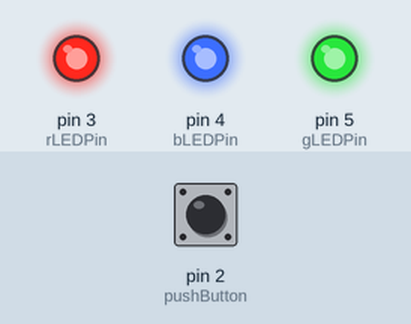
A sketch run on a simulated Arduino Uno, built with avr-gcc and run on an emulated ATmega328P. Shown: output pins drawn as LEDs (lit = HIGH). Dashed ring = blinking. The inputs (shaded band) are chosen by the test bench; at power-on: pin 2 (pushButton) HIGH.

Above: at 1.2 s.
1.3 s: pin 2 (pushButton) pulled LOW for 0.15 s
At 2.7 s:
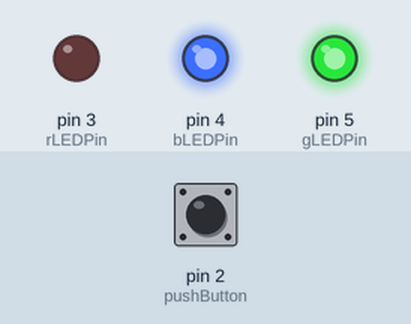
3.1 s: pin 2 (pushButton) pulled LOW for 1 s
At 4.6 s:
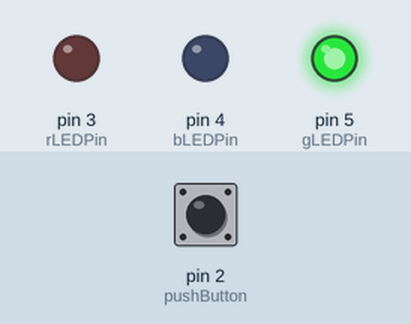
6.1 s: pin 2 (pushButton) pulled LOW for 0.15 s
At 7.6 s:
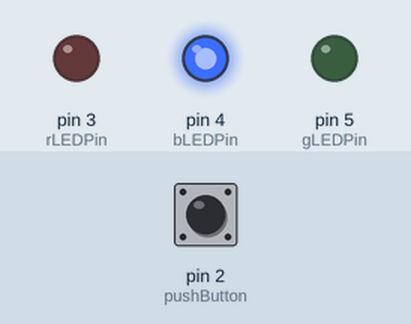
7.9 s: pin 2 (pushButton) pulled LOW for 0.15 s
At 8.9 s:
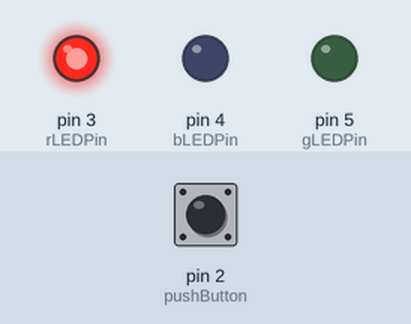
9.7 s: pin 2 (pushButton) pulled LOW for 3.2 s
At 9.92 s:
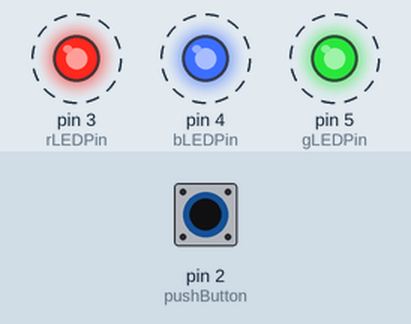
14.4 s: pin 2 (pushButton) pulled LOW for 1 s
At 16.8 s:
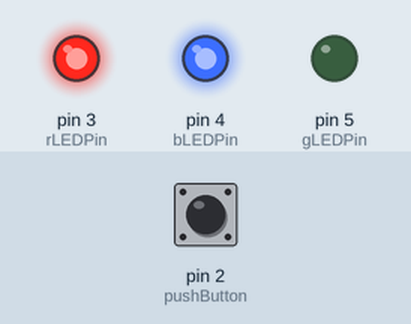
Timing chart, 0 to 18.3 s (numbered marks = the images above; inputs shaded):
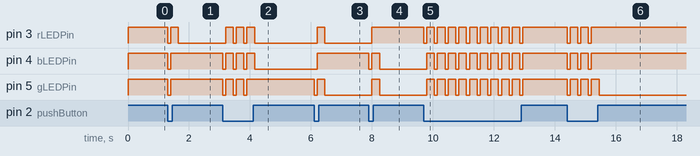

Measured:
- after the input at 1.3 s, pin 3 (rLEDPin): HIGH → LOW at once, → HIGH 0.10 s later, → LOW 0.25 s later; pin 4 (bLEDPin), pin 5 (gLEDPin): HIGH → LOW at once, → HIGH 0.10 s later
- after the input at 3.1 s, pin 3 (rLEDPin): alternates HIGH for 0.25 s and LOW for 0.10 s, 6 changes in all, then stays LOW, starting after 0.10 s; pin 4 (bLEDPin): alternates HIGH for 0.25 s and LOW for 0.10 s, 7 changes in all, then stays LOW, starting at once
- after the input at 6.1 s, pin 3 (rLEDPin): LOW → HIGH after 0.10 s, → LOW 0.25 s later; pin 4 (bLEDPin): LOW → HIGH after 0.10 s; pin 5 (gLEDPin): HIGH → LOW at once, → HIGH 0.10 s later, → LOW 0.25 s later
- after the input at 7.9 s, pin 3 (rLEDPin): LOW → HIGH after 0.10 s; pin 4 (bLEDPin): HIGH → LOW at once, → HIGH 0.10 s later, → LOW 0.25 s later; pin 5 (gLEDPin): LOW → HIGH after 0.10 s, → LOW 0.25 s later
- after the input at 9.7 s, pin 3 (rLEDPin): alternates HIGH for 0.25 s and LOW for 0.10 s, 20 changes in all, then stays HIGH, starting at once; pin 4 (bLEDPin), pin 5 (gLEDPin): alternates HIGH for 0.25 s and LOW for 0.10 s, 19 changes in all, then stays HIGH, starting after 0.10 s
- after the input at 14.4 s, pin 3 (rLEDPin), pin 4 (bLEDPin): alternates HIGH for 0.25 s and LOW for 0.10 s, 6 changes in all, then stays HIGH, starting at once; pin 5 (gLEDPin): alternates HIGH for 0.25 s and LOW for 0.10 s, 7 changes in all, then stays LOW, starting at once

The sketch:

ardunoHW1.ino
```cpp
const int pushButton=2;
const int rLEDPin=3;
const int bLEDPin=4;
const int gLEDPin=5;

int buttonState=0;
int ledcolor=0;

void setup() {
  pinMode(rLEDPin, OUTPUT);
  pinMode(bLEDPin, OUTPUT);
  pinMode(gLEDPin, OUTPUT);
  pinMode(pushButton, INPUT);
}

void loop() {
  buttonState=digitalRead(pushButton);

  if(buttonState==LOW){
    // 加入切換閃爍特效
    digitalWrite(rLEDPin, LOW);
    digitalWrite(bLEDPin, LOW);
    digitalWrite(gLEDPin, LOW);
    delay(100);
    digitalWrite(rLEDPin, HIGH);
    digitalWrite(bLEDPin, HIGH);
    digitalWrite(gLEDPin, HIGH);
    delay(100);
    // 顏色遞增
    ledcolor=ledcolor+1;
    delay(150);
  }

  // 顏色控制區
  if(ledcolor==0){
    digitalWrite(rLEDPin, HIGH);
    digitalWrite(bLEDPin, HIGH);
    digitalWrite(gLEDPin, HIGH);

  }else if(ledcolor==1){
    digitalWrite(rLEDPin, LOW);
    digitalWrite(bLEDPin, HIGH);
    digitalWrite(gLEDPin, HIGH);

  }else if(ledcolor==2){
    digitalWrite(rLEDPin, HIGH);
    digitalWrite(bLEDPin, LOW);
    digitalWrite(gLEDPin, HIGH);

  }else if(ledcolor==3){
    digitalWrite(rLEDPin, HIGH);
    digitalWrite(bLEDPin, HIGH);
    digitalWrite(gLEDPin, LOW);

  }else if(ledcolor==4){
    digitalWrite(rLEDPin, LOW);
    digitalWrite(bLEDPin, LOW);
    digitalWrite(gLEDPin, HIGH);

  }else if(ledcolor==5){
    digitalWrite(rLEDPin, LOW);
    digitalWrite(bLEDPin, HIGH);
    digitalWrite(gLEDPin, LOW);

  }else if(ledcolor==6){
    digitalWrite(rLEDPin, HIGH);
    digitalWrite(bLEDPin, LOW);
    digitalWrite(gLEDPin, LOW);

  }else if(ledcolor==7){
    digitalWrite(rLEDPin, LOW);
    digitalWrite(bLEDPin, LOW);
    digitalWrite(gLEDPin, LOW);

  }else if(ledcolor==8){
    ledcolor=0;
  }
}
```
